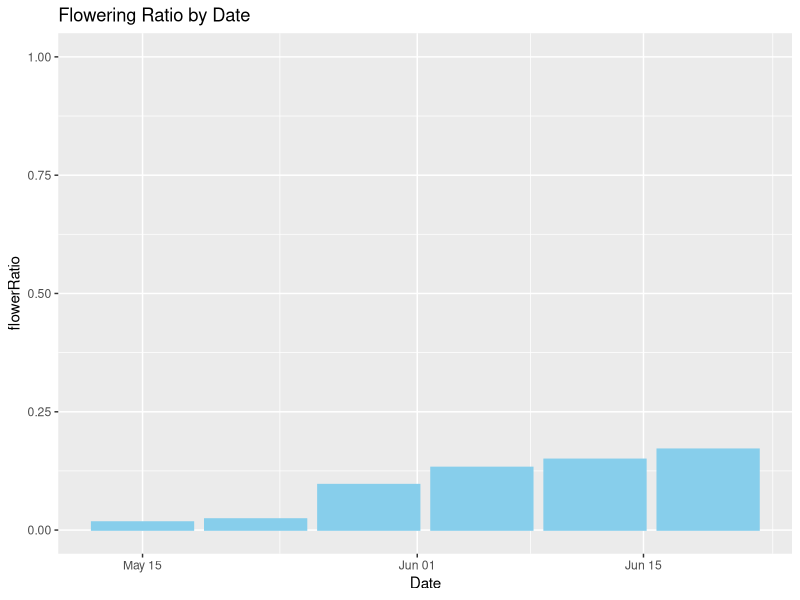
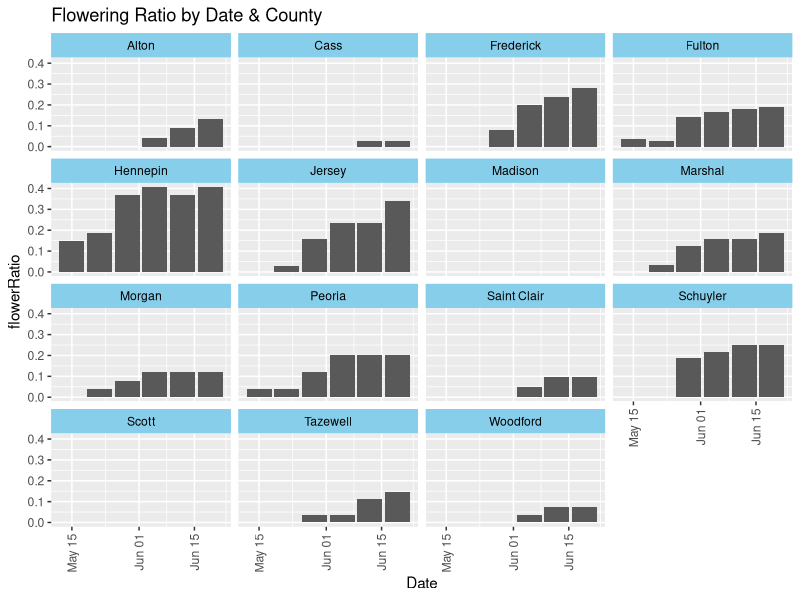
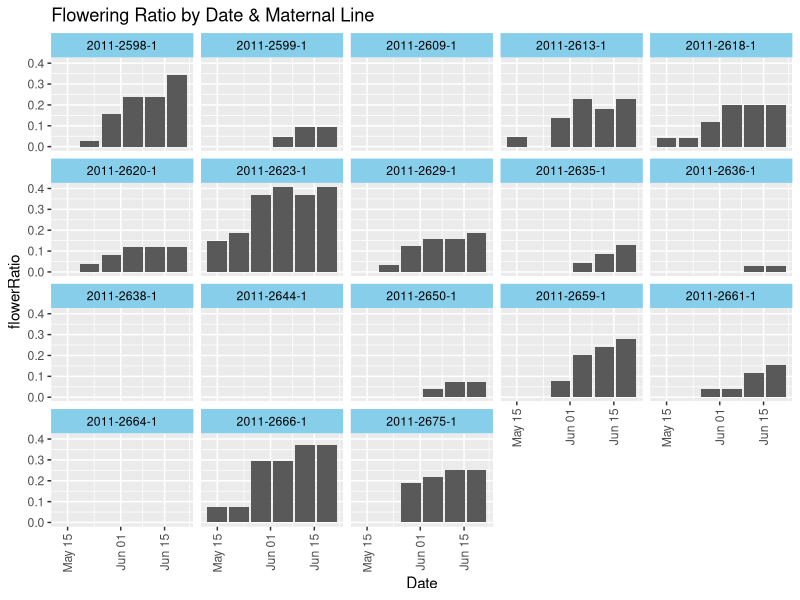
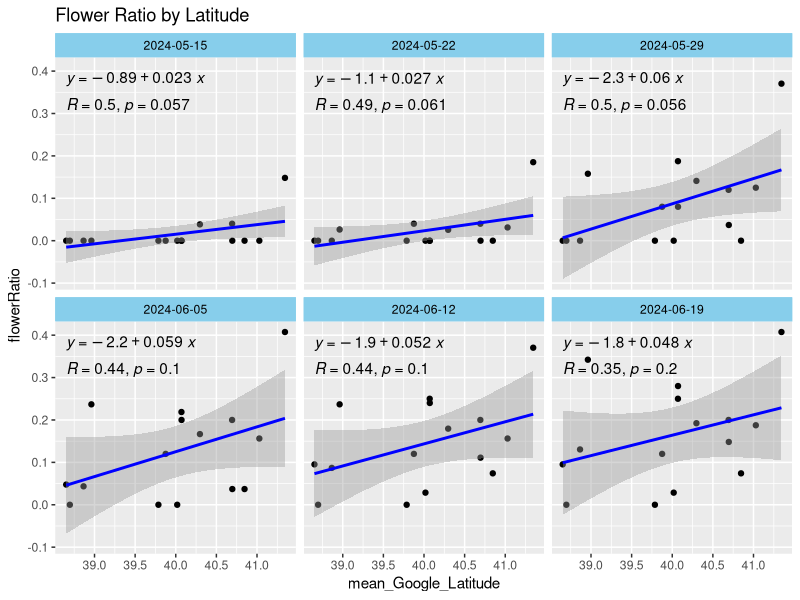
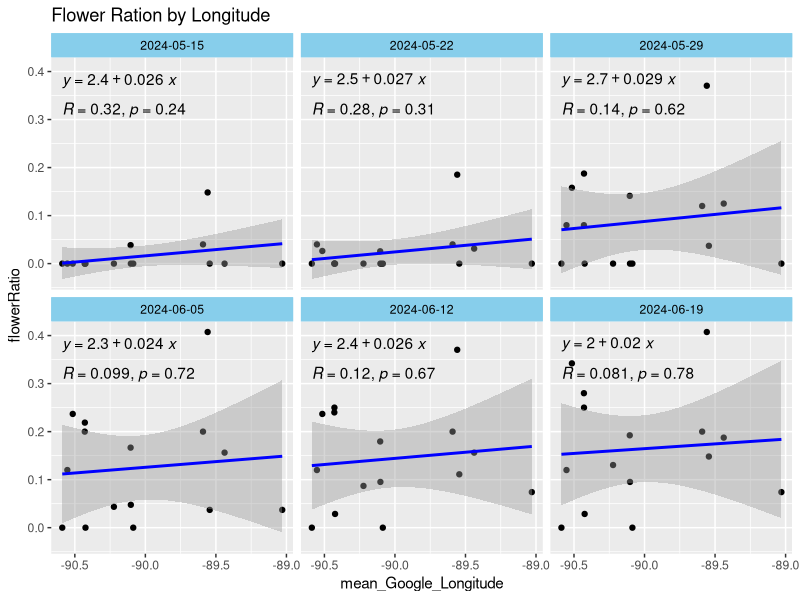
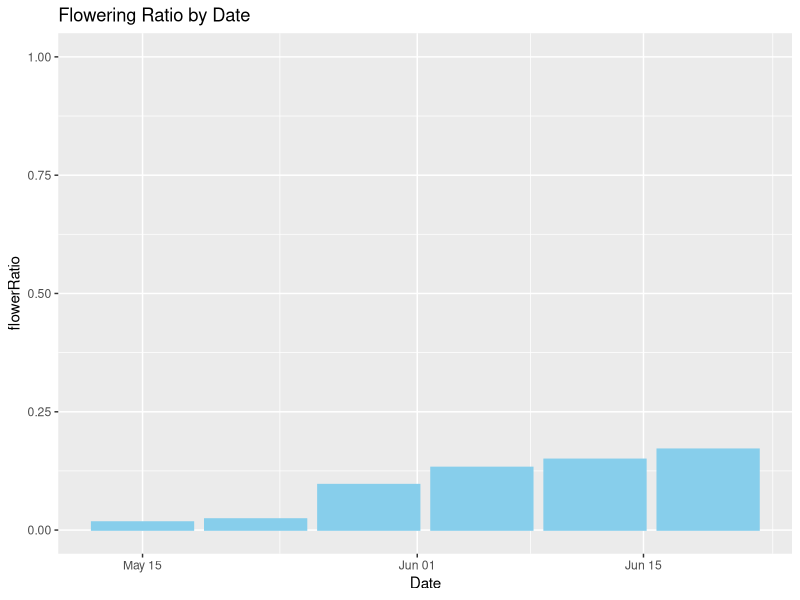
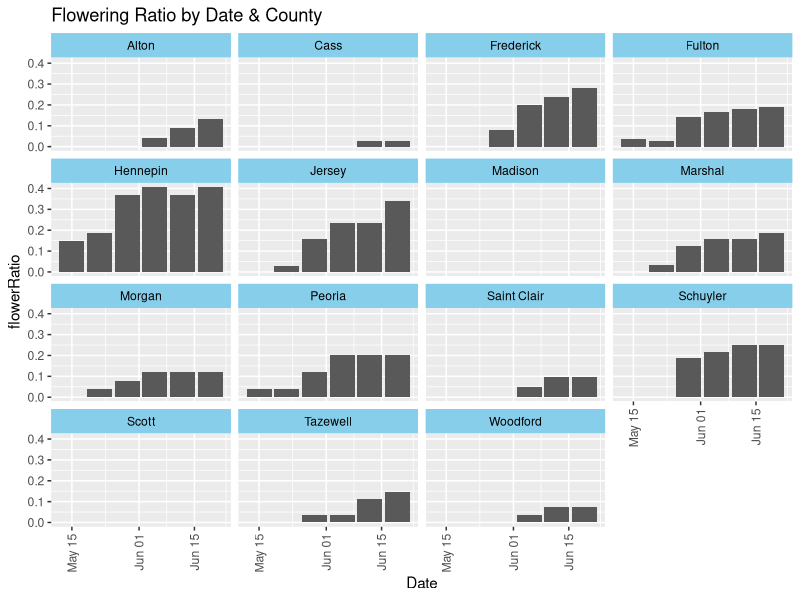
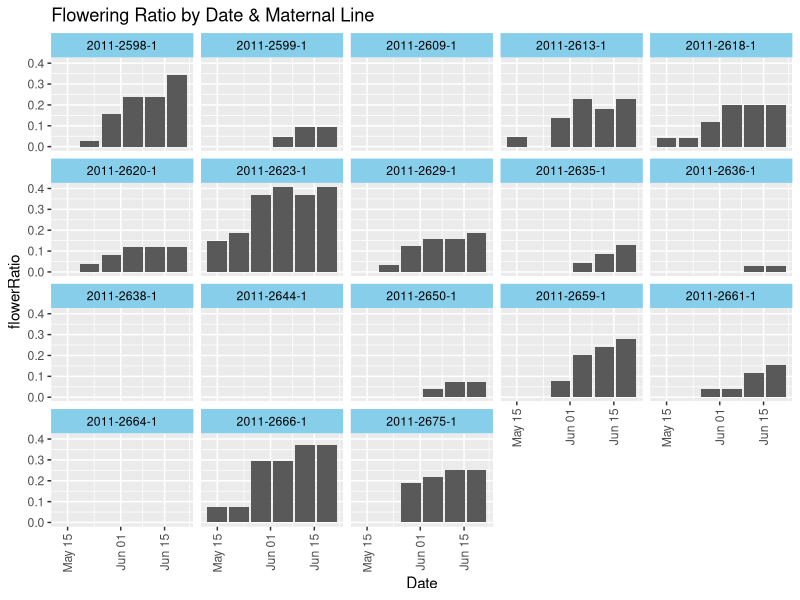

The R script that drew these images, in order: (Note: this script raises an error after producing the figures.)
library(tidyverse)
library(ggpubr)

setwd("C:/Users/nyanw/Downloads/REU/MOBOT_Boltonia")

Boltonia_data <- read_csv("./data/tidy_boltonia_data.csv")

unique(Boltonia_data$variable_name)

#make flowering ratio by Date into a plot
Boltonia_data_FlowerRatio <- Boltonia_data %>%
  filter(variable_name == "numDiscF") %>%
  mutate(values = case_when(is.na(values) ~ 0, values == 0 ~ 0, values >= 1 ~ 1, TRUE ~ as.numeric(NA))) %>%
  group_by(Date) %>%
  summarize(flowerRatio = sum(values)/n())

P <-ggplot(data = Boltonia_data_FlowerRatio, mapping = aes(x = Date, y = flowerRatio)) + 
  geom_col(color = "skyblue", fill = "skyblue")+
  scale_y_continuous(limits = c(0,1))+
  ggtitle("Flowering Ratio by Date")+
  theme_gray()
P
ggsave("./figures/flwrRatio_by_date.png", width = 10, height = 7, dpi = 600)

# Then plot flowering ratio by Date and County
Boltonia_data_FlowerRatio_county <- Boltonia_data %>%
  filter(variable_name == "numDiscF") %>%
  mutate(values = case_when(is.na(values) ~ 0, values == 0 ~ 0, values >= 1 ~ 1, TRUE ~ as.numeric(NA))) %>%
  group_by(Date, County) %>%
  summarize(flowerRatio = sum(values)/n(), mean_Google_Latitude = mean(Google_Latitude), 
            mean_Google_Longitude = mean(Google_Longitude))%>%
  arrange(County, Date)

P <- ggplot(data = Boltonia_data_FlowerRatio_county, aes(x = Date, y = flowerRatio)) +
  geom_col()+
  ggtitle("Flowering Ratio by Date & County")+
  facet_wrap(.~County)+
  theme(axis.text.x = element_text(angle = 90, hjust = 1, vjust = 0.5),
        strip.background = element_rect(fill = "skyblue", color = "skyblue"),
        strip.text = element_text(color = "black"))
P
ggsave("./figures/flwrRatio_by_datecounty.png", width = 10, height = 7, dpi = 600)

###Then plot flowering ratio by Date and MaternalLine###
Boltonia_data_FlowerRatio_MaternalLine <- Boltonia_data %>%
  filter(variable_name == "numDiscF") %>%
  mutate(values = case_when(is.na(values) ~ 0, values == 0 ~ 0, values >= 1 ~ 1, TRUE ~ as.numeric(NA))) %>%
  group_by(Date, MaternalLine) %>%
  summarize(flowerRatio = sum(values)/n())

P <-ggplot(data = Boltonia_data_FlowerRatio_MaternalLine, aes(x = Date, y = flowerRatio)) + 
  geom_col()+
  ggtitle("Flowering Ratio by Date & Maternal Line")+
  facet_wrap(.~MaternalLine)+
  theme(axis.text.x = element_text(angle = 90, hjust = 1, vjust = 0.5),
        strip.background = element_rect(fill = "skyblue", color = "skyblue"),
        strip.text = element_text(color = "black"))
P
ggsave("./figures/flwrRatio_by_datematernalline.png", width = 10, height = 7, dpi = 600)

##Plot flowering ratio by Longitude/Latitude###
P <- ggplot(data = Boltonia_data_FlowerRatio_county, aes(x = mean_Google_Latitude, y = flowerRatio)) +
  geom_point()+
  stat_smooth(method = "lm", color = "blue")+
  stat_cor(method = "pearson", label.x.npc = 0, label.y.npc = 0.80)+
  stat_regline_equation(label.x.npc = 0, label.y.npc = 0.95)+
  ggtitle("Flower Ratio by Latitude")+
  facet_wrap(.~Date)+
  theme(strip.background = element_rect(fill = "skyblue", color = "skyblue"),
        strip.text = element_text(color = "black"))
P
ggsave("./figures/flwrRatio_by_latitude.png", width = 10, height = 7, dpi = 600)

P <- ggplot(data = Boltonia_data_FlowerRatio_county, aes(x = mean_Google_Longitude, y = flowerRatio)) +
  geom_point()+
  stat_smooth(method = "lm", color = "blue")+
  stat_cor(method = "pearson", label.x.npc = 0, label.y.npc = 0.80)+
  stat_regline_equation(label.x.npc = 0, label.y.npc = 0.95)+
  ggtitle("Flower Ration by Longitude")+
  facet_wrap(.~Date)+
  theme(strip.background = element_rect(fill = "skyblue", color = "skyblue"),
        strip.text = element_text(color = "black"))

P
ggsave("./figures/flwrRatio_by_longitude.png", width = 10, height = 7, dpi = 600)

# if we do not want those dead plants in flowering ratio calculation
mutate(values = case_when(is.na(values) ~ 0, values == 0 ~ 0, values >= 1 ~ 1, TRUE ~ as.numeric(NA)))


###Plot by days to flower##########
Boltonia_floral_phenology <- read_csv("./data/Boltonia Floral Phenology_20240624.csv")
unique(Boltonia_floral_phenology$MaternalLine)

Days_to_flwr <- Boltonia_floral_phenology%>%
  filter(date == as.Date("5/10/2024"), numRayF.1)



















###################################
p <- ggplot(data = filter(Boltonia_data, variable_name == "leafLong", Date == as.Date("2024-05-01")), aes(x = County, y = values))+
  geom_violin(aes(fill = County), color = NA, alpha = 0.7)+
  geom_point()

p
ggsave("./figures/county_figure.png", width = 10, height = 10, dpi = 600)


p <- ggplot(data = filter(Boltonia_data, variable_name == "stemLength", Date == as.Date("2024-06-19")), aes(x = Google_Latitude, y = values))+
  geom_point()
p


p <- ggplot(data = filter(Boltonia_data, variable_name == "stemLength", Date == as.Date("2024-06-19")), aes(x = Google_Longitude, y = values))+
  geom_point()
p

##MaternalLine plots#######
###########################
###p <- ggplot(data = filter(Boltonia_data, variable_name == "stemLength", Date == as.Date("2024-06-19")), aes(x = MaternalLine, y = values))+
  geom_point()+
  labs(title = "Maternal Line & Stem Length")
p
ggsave("./figures/MaternalLine_stemlength.png", width = 15, height = 10, dpi = 600)

p <-ggplot(data = filter(Boltonia_data, variable_name == "numFlwrB", Date == as.Date("2024-06-19")), aes(x = MaternalLine, y = values))+
  geom_point()+
  labs(title = "Maternal Line & Numbder of Flower Buds")
p
ggsave("./figures/MaternalLine_numFlwrB.png", width = 15, height = 10, dpi = 600)

p <- ggplot(data = filter(Boltonia_data, variable_name == "numLSt", Date == as.Date("2024-06-19")), aes(x = MaternalLine, y = values))+
  geom_point()
p
ggsave("./figures/MaternalLine_numLSt.png", width = 10, height = 10, dpi = 600)

p <- ggplot(data = filter(Boltonia_data, variable_name == "numRos", Date == as.Date("2024-06-19")), aes(x = MaternalLine, y = values))+
  geom_point()
p
ggsave("./figures/MaternalLine_numRos", width = 10, height = 10, dpi = 600)

p <- ggplot(data = filter(Boltonia_data, variable_name == "leafLong", Date == as.Date("2024-05-15")), aes(x = MaternalLine, y = values))+
  geom_point()
p
ggsave("./figures/MaternalLine_leaflong.png", width = 10, height = 10, dpi = 600)

p <- ggplot(data = filter(Boltonia_data, variable_name == "leafWide", Date == as.Date("2024-05-15")), aes(x = MaternalLine, y = values))+
  geom_point()
p
ggsave("./figures/MaternalLine_leafwide.png", width = 10, height = 10, dpi = 600)

##State plots##########
#######################

p <- ggplot(data = filter(Boltonia_data, variable_name == "stemLength", Date == as.Date("2024-06-19")), aes(x = County, y = values))+
  geom_point()+
  labs(title = "County & Stem Length")
p
ggsave("./figures/County_stemlength.png", width = 15, height = 10, dpi = 600)

p <-ggplot(data = filter(Boltonia_data, variable_name == "numFlwrB", Date == as.Date("2024-06-19")), aes(x = County, y = values))+
  geom_point()+
  labs(title = "County & Number of Flower Buds")
p
ggsave("./figures/County_numFlwrB.png", width = 15, height = 10, dpi = 600)

p <- ggplot(data = filter(Boltonia_data, variable_name == "numLSt", Date == as.Date("2024-06-19")), aes(x = County, y = values))+
  geom_point()
p
ggsave("./figures/County_numLSt.png", width = 10, height = 10, dpi = 600)

p <- ggplot(data = filter(Boltonia_data, variable_name == "numRos", Date == as.Date("2024-06-19")), aes(x = County, y = values))+
  geom_point()
p
ggsave("./figures/County_numRos", width = 10, height = 10, dpi = 600)

p <- ggplot(data = filter(Boltonia_data, variable_name == "leafLong", Date == as.Date("2024-05-15")), aes(x = County, y = values))+
  geom_point()
p
ggsave("./figures/County_leaflong.png", width = 10, height = 10, dpi = 600)

p <- ggplot(data = filter(Boltonia_data, variable_name == "leafWide", Date == as.Date("2024-05-15")), aes(x = County, y = values))+
  geom_point()
p
